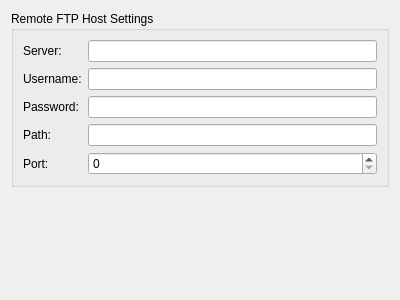
<?xml version="1.0" encoding="UTF-8"?>
<ui version="4.0">
 <class>SyncFTPSettings</class>
 <widget class="QWidget" name="SyncFTPSettings">
  <property name="geometry">
   <rect>
    <x>0</x>
    <y>0</y>
    <width>400</width>
    <height>300</height>
   </rect>
  </property>
  <layout class="QVBoxLayout" name="verticalLayout">
   <item>
    <widget class="QGroupBox" name="ftpGroupBox">
     <property name="title">
      <string>Remote FTP Host Settings</string>
     </property>
     <layout class="QFormLayout" name="formLayout">
      <item row="0" column="0">
       <widget class="QLabel" name="label">
        <property name="text">
         <string>Server:</string>
        </property>
       </widget>
      </item>
      <item row="0" column="1">
       <widget class="QLineEdit" name="kcfg_syncHost"/>
      </item>
      <item row="1" column="0">
       <widget class="QLabel" name="label_2">
        <property name="text">
         <string>Username:</string>
        </property>
       </widget>
      </item>
      <item row="1" column="1">
       <widget class="QLineEdit" name="kcfg_syncUser"/>
      </item>
      <item row="2" column="0">
       <widget class="QLabel" name="label_3">
        <property name="text">
         <string>Password:</string>
        </property>
       </widget>
      </item>
      <item row="2" column="1">
       <widget class="QLineEdit" name="kcfg_syncPass"/>
      </item>
      <item row="3" column="1">
       <widget class="QLineEdit" name="kcfg_syncPath"/>
      </item>
      <item row="3" column="0">
       <widget class="QLabel" name="label_4">
        <property name="text">
         <string>Path:</string>
        </property>
       </widget>
      </item>
      <item row="4" column="0">
       <widget class="QLabel" name="label_5">
        <property name="text">
         <string>Port:</string>
        </property>
       </widget>
      </item>
      <item row="4" column="1">
       <widget class="QSpinBox" name="kcfg_syncPort"/>
      </item>
     </layout>
    </widget>
   </item>
   <item>
    <spacer name="verticalSpacer">
     <property name="orientation">
      <enum>Qt::Vertical</enum>
     </property>
     <property name="sizeHint" stdset="0">
      <size>
       <width>20</width>
       <height>124</height>
      </size>
     </property>
    </spacer>
   </item>
  </layout>
 </widget>
 <resources/>
 <connections/>
</ui>
